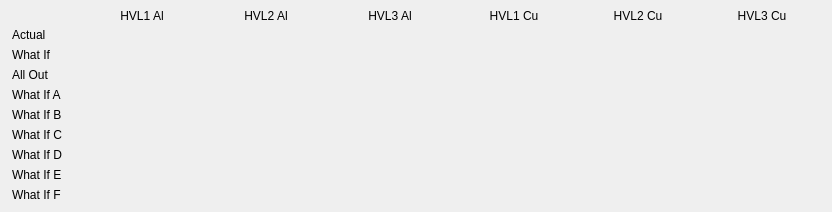
<?xml version="1.0" encoding="UTF-8"?>
<ui version="4.0">
 <class>Form</class>
 <widget class="QWidget" name="Form">
  <property name="geometry">
   <rect>
    <x>0</x>
    <y>0</y>
    <width>832</width>
    <height>212</height>
   </rect>
  </property>
  <property name="windowTitle">
   <string>Spectrum Half Value Layers</string>
  </property>
  <layout class="QVBoxLayout" name="verticalLayout">
   <property name="spacing">
    <number>60</number>
   </property>
   <property name="leftMargin">
    <number>0</number>
   </property>
   <property name="topMargin">
    <number>0</number>
   </property>
   <property name="rightMargin">
    <number>0</number>
   </property>
   <property name="bottomMargin">
    <number>0</number>
   </property>
   <item>
    <widget class="QFrame" name="mainFormFrame">
     <property name="minimumSize">
      <size>
       <width>832</width>
       <height>212</height>
      </size>
     </property>
     <layout class="QGridLayout" name="gridLayout">
      <property name="leftMargin">
       <number>12</number>
      </property>
      <property name="topMargin">
       <number>8</number>
      </property>
      <property name="rightMargin">
       <number>12</number>
      </property>
      <property name="bottomMargin">
       <number>8</number>
      </property>
      <property name="horizontalSpacing">
       <number>8</number>
      </property>
      <property name="verticalSpacing">
       <number>3</number>
      </property>
      <item row="0" column="1">
       <widget class="QLabel" name="qlabel_01">
        <property name="minimumSize">
         <size>
          <width>116</width>
          <height>15</height>
         </size>
        </property>
        <property name="maximumSize">
         <size>
          <width>16777215</width>
          <height>15</height>
         </size>
        </property>
        <property name="font">
         <font/>
        </property>
        <property name="text">
         <string>HVL1 Al</string>
        </property>
        <property name="alignment">
         <set>Qt::AlignCenter</set>
        </property>
       </widget>
      </item>
      <item row="0" column="2">
       <widget class="QLabel" name="qlabel_02">
        <property name="minimumSize">
         <size>
          <width>116</width>
          <height>15</height>
         </size>
        </property>
        <property name="maximumSize">
         <size>
          <width>16777215</width>
          <height>15</height>
         </size>
        </property>
        <property name="font">
         <font/>
        </property>
        <property name="text">
         <string>HVL2 Al</string>
        </property>
        <property name="alignment">
         <set>Qt::AlignCenter</set>
        </property>
       </widget>
      </item>
      <item row="0" column="3">
       <widget class="QLabel" name="qlabel_03">
        <property name="minimumSize">
         <size>
          <width>116</width>
          <height>15</height>
         </size>
        </property>
        <property name="maximumSize">
         <size>
          <width>16777215</width>
          <height>15</height>
         </size>
        </property>
        <property name="font">
         <font/>
        </property>
        <property name="text">
         <string>HVL3 Al</string>
        </property>
        <property name="alignment">
         <set>Qt::AlignCenter</set>
        </property>
       </widget>
      </item>
      <item row="0" column="4">
       <widget class="QLabel" name="qlabel_04">
        <property name="minimumSize">
         <size>
          <width>116</width>
          <height>15</height>
         </size>
        </property>
        <property name="maximumSize">
         <size>
          <width>16777215</width>
          <height>15</height>
         </size>
        </property>
        <property name="font">
         <font/>
        </property>
        <property name="text">
         <string>HVL1 Cu</string>
        </property>
        <property name="alignment">
         <set>Qt::AlignCenter</set>
        </property>
       </widget>
      </item>
      <item row="0" column="5">
       <widget class="QLabel" name="qlabel_05">
        <property name="minimumSize">
         <size>
          <width>116</width>
          <height>15</height>
         </size>
        </property>
        <property name="maximumSize">
         <size>
          <width>16777215</width>
          <height>15</height>
         </size>
        </property>
        <property name="font">
         <font/>
        </property>
        <property name="text">
         <string>HVL2 Cu</string>
        </property>
        <property name="alignment">
         <set>Qt::AlignCenter</set>
        </property>
       </widget>
      </item>
      <item row="0" column="6">
       <widget class="QLabel" name="qlabel_06">
        <property name="minimumSize">
         <size>
          <width>116</width>
          <height>15</height>
         </size>
        </property>
        <property name="maximumSize">
         <size>
          <width>16777215</width>
          <height>15</height>
         </size>
        </property>
        <property name="font">
         <font/>
        </property>
        <property name="text">
         <string>HVL3 Cu</string>
        </property>
        <property name="alignment">
         <set>Qt::AlignCenter</set>
        </property>
       </widget>
      </item>
      <item row="1" column="0">
       <widget class="QLabel" name="qlabel_07">
        <property name="minimumSize">
         <size>
          <width>64</width>
          <height>15</height>
         </size>
        </property>
        <property name="maximumSize">
         <size>
          <width>64</width>
          <height>15</height>
         </size>
        </property>
        <property name="text">
         <string>Actual</string>
        </property>
       </widget>
      </item>
      <item row="1" column="1">
       <widget class="QELabel" name="qelabel_01">
        <property name="minimumSize">
         <size>
          <width>116</width>
          <height>17</height>
         </size>
        </property>
        <property name="maximumSize">
         <size>
          <width>16777215</width>
          <height>17</height>
         </size>
        </property>
        <property name="alignment">
         <set>Qt::AlignRight|Qt::AlignTrailing|Qt::AlignVCenter</set>
        </property>
        <property name="variable" stdset="0">
         <string>MCTRSD01:HVL1_AL</string>
        </property>
       </widget>
      </item>
      <item row="1" column="2">
       <widget class="QELabel" name="qelabel_02">
        <property name="minimumSize">
         <size>
          <width>116</width>
          <height>17</height>
         </size>
        </property>
        <property name="maximumSize">
         <size>
          <width>16777215</width>
          <height>17</height>
         </size>
        </property>
        <property name="alignment">
         <set>Qt::AlignRight|Qt::AlignTrailing|Qt::AlignVCenter</set>
        </property>
        <property name="variable" stdset="0">
         <string>MCTRSD01:HVL2_AL</string>
        </property>
       </widget>
      </item>
      <item row="1" column="3">
       <widget class="QELabel" name="qelabel_03">
        <property name="minimumSize">
         <size>
          <width>116</width>
          <height>17</height>
         </size>
        </property>
        <property name="maximumSize">
         <size>
          <width>16777215</width>
          <height>17</height>
         </size>
        </property>
        <property name="alignment">
         <set>Qt::AlignRight|Qt::AlignTrailing|Qt::AlignVCenter</set>
        </property>
        <property name="variable" stdset="0">
         <string>MCTRSD01:HVL3_AL</string>
        </property>
       </widget>
      </item>
      <item row="1" column="4">
       <widget class="QELabel" name="qelabel_04">
        <property name="minimumSize">
         <size>
          <width>116</width>
          <height>17</height>
         </size>
        </property>
        <property name="maximumSize">
         <size>
          <width>16777215</width>
          <height>17</height>
         </size>
        </property>
        <property name="alignment">
         <set>Qt::AlignRight|Qt::AlignTrailing|Qt::AlignVCenter</set>
        </property>
        <property name="variable" stdset="0">
         <string>MCTRSD01:HVL1_CU</string>
        </property>
       </widget>
      </item>
      <item row="1" column="5">
       <widget class="QELabel" name="qelabel_05">
        <property name="minimumSize">
         <size>
          <width>116</width>
          <height>17</height>
         </size>
        </property>
        <property name="maximumSize">
         <size>
          <width>16777215</width>
          <height>17</height>
         </size>
        </property>
        <property name="alignment">
         <set>Qt::AlignRight|Qt::AlignTrailing|Qt::AlignVCenter</set>
        </property>
        <property name="variable" stdset="0">
         <string>MCTRSD01:HVL2_CU</string>
        </property>
       </widget>
      </item>
      <item row="1" column="6">
       <widget class="QELabel" name="qelabel_06">
        <property name="minimumSize">
         <size>
          <width>116</width>
          <height>17</height>
         </size>
        </property>
        <property name="maximumSize">
         <size>
          <width>16777215</width>
          <height>17</height>
         </size>
        </property>
        <property name="alignment">
         <set>Qt::AlignRight|Qt::AlignTrailing|Qt::AlignVCenter</set>
        </property>
        <property name="variable" stdset="0">
         <string>MCTRSD01:HVL3_CU</string>
        </property>
       </widget>
      </item>
      <item row="2" column="0">
       <widget class="QLabel" name="qlabel_08">
        <property name="minimumSize">
         <size>
          <width>64</width>
          <height>15</height>
         </size>
        </property>
        <property name="maximumSize">
         <size>
          <width>64</width>
          <height>15</height>
         </size>
        </property>
        <property name="text">
         <string>What If</string>
        </property>
       </widget>
      </item>
      <item row="2" column="1">
       <widget class="QELabel" name="qelabel_07">
        <property name="minimumSize">
         <size>
          <width>116</width>
          <height>17</height>
         </size>
        </property>
        <property name="maximumSize">
         <size>
          <width>16777215</width>
          <height>17</height>
         </size>
        </property>
        <property name="alignment">
         <set>Qt::AlignRight|Qt::AlignTrailing|Qt::AlignVCenter</set>
        </property>
        <property name="variable" stdset="0">
         <string>MCTRSD02:HVL1_AL</string>
        </property>
       </widget>
      </item>
      <item row="2" column="2">
       <widget class="QELabel" name="qelabel_08">
        <property name="minimumSize">
         <size>
          <width>116</width>
          <height>17</height>
         </size>
        </property>
        <property name="maximumSize">
         <size>
          <width>16777215</width>
          <height>17</height>
         </size>
        </property>
        <property name="alignment">
         <set>Qt::AlignRight|Qt::AlignTrailing|Qt::AlignVCenter</set>
        </property>
        <property name="variable" stdset="0">
         <string>MCTRSD02:HVL2_AL</string>
        </property>
       </widget>
      </item>
      <item row="2" column="3">
       <widget class="QELabel" name="qelabel_09">
        <property name="minimumSize">
         <size>
          <width>116</width>
          <height>17</height>
         </size>
        </property>
        <property name="maximumSize">
         <size>
          <width>16777215</width>
          <height>17</height>
         </size>
        </property>
        <property name="alignment">
         <set>Qt::AlignRight|Qt::AlignTrailing|Qt::AlignVCenter</set>
        </property>
        <property name="variable" stdset="0">
         <string>MCTRSD02:HVL3_AL</string>
        </property>
       </widget>
      </item>
      <item row="2" column="4">
       <widget class="QELabel" name="qelabel_10">
        <property name="minimumSize">
         <size>
          <width>116</width>
          <height>17</height>
         </size>
        </property>
        <property name="maximumSize">
         <size>
          <width>16777215</width>
          <height>17</height>
         </size>
        </property>
        <property name="alignment">
         <set>Qt::AlignRight|Qt::AlignTrailing|Qt::AlignVCenter</set>
        </property>
        <property name="variable" stdset="0">
         <string>MCTRSD02:HVL1_CU</string>
        </property>
       </widget>
      </item>
      <item row="2" column="5">
       <widget class="QELabel" name="qelabel_11">
        <property name="minimumSize">
         <size>
          <width>116</width>
          <height>17</height>
         </size>
        </property>
        <property name="maximumSize">
         <size>
          <width>16777215</width>
          <height>17</height>
         </size>
        </property>
        <property name="alignment">
         <set>Qt::AlignRight|Qt::AlignTrailing|Qt::AlignVCenter</set>
        </property>
        <property name="variable" stdset="0">
         <string>MCTRSD02:HVL2_CU</string>
        </property>
       </widget>
      </item>
      <item row="2" column="6">
       <widget class="QELabel" name="qelabel_12">
        <property name="minimumSize">
         <size>
          <width>116</width>
          <height>17</height>
         </size>
        </property>
        <property name="maximumSize">
         <size>
          <width>16777215</width>
          <height>17</height>
         </size>
        </property>
        <property name="alignment">
         <set>Qt::AlignRight|Qt::AlignTrailing|Qt::AlignVCenter</set>
        </property>
        <property name="variable" stdset="0">
         <string>MCTRSD02:HVL3_CU</string>
        </property>
       </widget>
      </item>
      <item row="3" column="0">
       <widget class="QLabel" name="qlabel_09">
        <property name="minimumSize">
         <size>
          <width>64</width>
          <height>15</height>
         </size>
        </property>
        <property name="maximumSize">
         <size>
          <width>64</width>
          <height>15</height>
         </size>
        </property>
        <property name="text">
         <string>All Out</string>
        </property>
       </widget>
      </item>
      <item row="3" column="1">
       <widget class="QELabel" name="qelabel_13">
        <property name="minimumSize">
         <size>
          <width>116</width>
          <height>17</height>
         </size>
        </property>
        <property name="maximumSize">
         <size>
          <width>16777215</width>
          <height>17</height>
         </size>
        </property>
        <property name="alignment">
         <set>Qt::AlignRight|Qt::AlignTrailing|Qt::AlignVCenter</set>
        </property>
        <property name="variable" stdset="0">
         <string>MCTRSD03:HVL1_AL</string>
        </property>
       </widget>
      </item>
      <item row="3" column="2">
       <widget class="QELabel" name="qelabel_14">
        <property name="minimumSize">
         <size>
          <width>116</width>
          <height>17</height>
         </size>
        </property>
        <property name="maximumSize">
         <size>
          <width>16777215</width>
          <height>17</height>
         </size>
        </property>
        <property name="alignment">
         <set>Qt::AlignRight|Qt::AlignTrailing|Qt::AlignVCenter</set>
        </property>
        <property name="variable" stdset="0">
         <string>MCTRSD03:HVL2_AL</string>
        </property>
       </widget>
      </item>
      <item row="3" column="3">
       <widget class="QELabel" name="qelabel_15">
        <property name="minimumSize">
         <size>
          <width>116</width>
          <height>17</height>
         </size>
        </property>
        <property name="maximumSize">
         <size>
          <width>16777215</width>
          <height>17</height>
         </size>
        </property>
        <property name="alignment">
         <set>Qt::AlignRight|Qt::AlignTrailing|Qt::AlignVCenter</set>
        </property>
        <property name="variable" stdset="0">
         <string>MCTRSD03:HVL3_AL</string>
        </property>
       </widget>
      </item>
      <item row="3" column="4">
       <widget class="QELabel" name="qelabel_16">
        <property name="minimumSize">
         <size>
          <width>116</width>
          <height>17</height>
         </size>
        </property>
        <property name="maximumSize">
         <size>
          <width>16777215</width>
          <height>17</height>
         </size>
        </property>
        <property name="alignment">
         <set>Qt::AlignRight|Qt::AlignTrailing|Qt::AlignVCenter</set>
        </property>
        <property name="variable" stdset="0">
         <string>MCTRSD03:HVL1_CU</string>
        </property>
       </widget>
      </item>
      <item row="3" column="5">
       <widget class="QELabel" name="qelabel_17">
        <property name="minimumSize">
         <size>
          <width>116</width>
          <height>17</height>
         </size>
        </property>
        <property name="maximumSize">
         <size>
          <width>16777215</width>
          <height>17</height>
         </size>
        </property>
        <property name="alignment">
         <set>Qt::AlignRight|Qt::AlignTrailing|Qt::AlignVCenter</set>
        </property>
        <property name="variable" stdset="0">
         <string>MCTRSD03:HVL2_CU</string>
        </property>
       </widget>
      </item>
      <item row="3" column="6">
       <widget class="QELabel" name="qelabel_18">
        <property name="minimumSize">
         <size>
          <width>116</width>
          <height>17</height>
         </size>
        </property>
        <property name="maximumSize">
         <size>
          <width>16777215</width>
          <height>17</height>
         </size>
        </property>
        <property name="alignment">
         <set>Qt::AlignRight|Qt::AlignTrailing|Qt::AlignVCenter</set>
        </property>
        <property name="variable" stdset="0">
         <string>MCTRSD03:HVL3_CU</string>
        </property>
       </widget>
      </item>
      <item row="4" column="0">
       <widget class="QLabel" name="qlabel_10">
        <property name="minimumSize">
         <size>
          <width>64</width>
          <height>15</height>
         </size>
        </property>
        <property name="maximumSize">
         <size>
          <width>64</width>
          <height>15</height>
         </size>
        </property>
        <property name="text">
         <string>What If A</string>
        </property>
       </widget>
      </item>
      <item row="4" column="1">
       <widget class="QELabel" name="qelabel_19">
        <property name="minimumSize">
         <size>
          <width>116</width>
          <height>17</height>
         </size>
        </property>
        <property name="maximumSize">
         <size>
          <width>16777215</width>
          <height>17</height>
         </size>
        </property>
        <property name="alignment">
         <set>Qt::AlignRight|Qt::AlignTrailing|Qt::AlignVCenter</set>
        </property>
        <property name="variable" stdset="0">
         <string>MCTRSD04:HVL1_AL</string>
        </property>
       </widget>
      </item>
      <item row="4" column="2">
       <widget class="QELabel" name="qelabel_20">
        <property name="minimumSize">
         <size>
          <width>116</width>
          <height>17</height>
         </size>
        </property>
        <property name="maximumSize">
         <size>
          <width>16777215</width>
          <height>17</height>
         </size>
        </property>
        <property name="alignment">
         <set>Qt::AlignRight|Qt::AlignTrailing|Qt::AlignVCenter</set>
        </property>
        <property name="variable" stdset="0">
         <string>MCTRSD04:HVL2_AL</string>
        </property>
       </widget>
      </item>
      <item row="4" column="3">
       <widget class="QELabel" name="qelabel_21">
        <property name="minimumSize">
         <size>
          <width>116</width>
          <height>17</height>
         </size>
        </property>
        <property name="maximumSize">
         <size>
          <width>16777215</width>
          <height>17</height>
         </size>
        </property>
        <property name="alignment">
         <set>Qt::AlignRight|Qt::AlignTrailing|Qt::AlignVCenter</set>
        </property>
        <property name="variable" stdset="0">
         <string>MCTRSD04:HVL3_AL</string>
        </property>
       </widget>
      </item>
      <item row="4" column="4">
       <widget class="QELabel" name="qelabel_22">
        <property name="minimumSize">
         <size>
          <width>116</width>
          <height>17</height>
         </size>
        </property>
        <property name="maximumSize">
         <size>
          <width>16777215</width>
          <height>17</height>
         </size>
        </property>
        <property name="alignment">
         <set>Qt::AlignRight|Qt::AlignTrailing|Qt::AlignVCenter</set>
        </property>
        <property name="variable" stdset="0">
         <string>MCTRSD04:HVL1_CU</string>
        </property>
       </widget>
      </item>
      <item row="4" column="5">
       <widget class="QELabel" name="qelabel_23">
        <property name="minimumSize">
         <size>
          <width>116</width>
          <height>17</height>
         </size>
        </property>
        <property name="maximumSize">
         <size>
          <width>16777215</width>
          <height>17</height>
         </size>
        </property>
        <property name="alignment">
         <set>Qt::AlignRight|Qt::AlignTrailing|Qt::AlignVCenter</set>
        </property>
        <property name="variable" stdset="0">
         <string>MCTRSD04:HVL2_CU</string>
        </property>
       </widget>
      </item>
      <item row="4" column="6">
       <widget class="QELabel" name="qelabel_24">
        <property name="minimumSize">
         <size>
          <width>116</width>
          <height>17</height>
         </size>
        </property>
        <property name="maximumSize">
         <size>
          <width>16777215</width>
          <height>17</height>
         </size>
        </property>
        <property name="alignment">
         <set>Qt::AlignRight|Qt::AlignTrailing|Qt::AlignVCenter</set>
        </property>
        <property name="variable" stdset="0">
         <string>MCTRSD04:HVL3_CU</string>
        </property>
       </widget>
      </item>
      <item row="5" column="0">
       <widget class="QLabel" name="qlabel_11">
        <property name="minimumSize">
         <size>
          <width>64</width>
          <height>15</height>
         </size>
        </property>
        <property name="maximumSize">
         <size>
          <width>64</width>
          <height>15</height>
         </size>
        </property>
        <property name="text">
         <string>What If B</string>
        </property>
       </widget>
      </item>
      <item row="5" column="1">
       <widget class="QELabel" name="qelabel_25">
        <property name="minimumSize">
         <size>
          <width>116</width>
          <height>17</height>
         </size>
        </property>
        <property name="maximumSize">
         <size>
          <width>16777215</width>
          <height>17</height>
         </size>
        </property>
        <property name="alignment">
         <set>Qt::AlignRight|Qt::AlignTrailing|Qt::AlignVCenter</set>
        </property>
        <property name="variable" stdset="0">
         <string>MCTRSD05:HVL1_AL</string>
        </property>
       </widget>
      </item>
      <item row="5" column="2">
       <widget class="QELabel" name="qelabel_26">
        <property name="minimumSize">
         <size>
          <width>116</width>
          <height>17</height>
         </size>
        </property>
        <property name="maximumSize">
         <size>
          <width>16777215</width>
          <height>17</height>
         </size>
        </property>
        <property name="alignment">
         <set>Qt::AlignRight|Qt::AlignTrailing|Qt::AlignVCenter</set>
        </property>
        <property name="variable" stdset="0">
         <string>MCTRSD05:HVL2_AL</string>
        </property>
       </widget>
      </item>
      <item row="5" column="3">
       <widget class="QELabel" name="qelabel_27">
        <property name="minimumSize">
         <size>
          <width>116</width>
          <height>17</height>
         </size>
        </property>
        <property name="maximumSize">
         <size>
          <width>16777215</width>
          <height>17</height>
         </size>
        </property>
        <property name="alignment">
         <set>Qt::AlignRight|Qt::AlignTrailing|Qt::AlignVCenter</set>
        </property>
        <property name="variable" stdset="0">
         <string>MCTRSD05:HVL3_AL</string>
        </property>
       </widget>
      </item>
      <item row="5" column="4">
       <widget class="QELabel" name="qelabel_28">
        <property name="minimumSize">
         <size>
          <width>116</width>
          <height>17</height>
         </size>
        </property>
        <property name="maximumSize">
         <size>
          <width>16777215</width>
          <height>17</height>
         </size>
        </property>
        <property name="alignment">
         <set>Qt::AlignRight|Qt::AlignTrailing|Qt::AlignVCenter</set>
        </property>
        <property name="variable" stdset="0">
         <string>MCTRSD05:HVL1_CU</string>
        </property>
       </widget>
      </item>
      <item row="5" column="5">
       <widget class="QELabel" name="qelabel_29">
        <property name="minimumSize">
         <size>
          <width>116</width>
          <height>17</height>
         </size>
        </property>
        <property name="maximumSize">
         <size>
          <width>16777215</width>
          <height>17</height>
         </size>
        </property>
        <property name="alignment">
         <set>Qt::AlignRight|Qt::AlignTrailing|Qt::AlignVCenter</set>
        </property>
        <property name="variable" stdset="0">
         <string>MCTRSD05:HVL2_CU</string>
        </property>
       </widget>
      </item>
      <item row="5" column="6">
       <widget class="QELabel" name="qelabel_30">
        <property name="minimumSize">
         <size>
          <width>116</width>
          <height>17</height>
         </size>
        </property>
        <property name="maximumSize">
         <size>
          <width>16777215</width>
          <height>17</height>
         </size>
        </property>
        <property name="alignment">
         <set>Qt::AlignRight|Qt::AlignTrailing|Qt::AlignVCenter</set>
        </property>
        <property name="variable" stdset="0">
         <string>MCTRSD05:HVL3_CU</string>
        </property>
       </widget>
      </item>
      <item row="6" column="0">
       <widget class="QLabel" name="qlabel_12">
        <property name="minimumSize">
         <size>
          <width>64</width>
          <height>15</height>
         </size>
        </property>
        <property name="maximumSize">
         <size>
          <width>64</width>
          <height>15</height>
         </size>
        </property>
        <property name="text">
         <string>What If C</string>
        </property>
       </widget>
      </item>
      <item row="6" column="1">
       <widget class="QELabel" name="qelabel_31">
        <property name="minimumSize">
         <size>
          <width>116</width>
          <height>17</height>
         </size>
        </property>
        <property name="maximumSize">
         <size>
          <width>16777215</width>
          <height>17</height>
         </size>
        </property>
        <property name="alignment">
         <set>Qt::AlignRight|Qt::AlignTrailing|Qt::AlignVCenter</set>
        </property>
        <property name="variable" stdset="0">
         <string>MCTRSD05:HVL1_AL</string>
        </property>
       </widget>
      </item>
      <item row="6" column="2">
       <widget class="QELabel" name="qelabel_32">
        <property name="minimumSize">
         <size>
          <width>116</width>
          <height>17</height>
         </size>
        </property>
        <property name="maximumSize">
         <size>
          <width>16777215</width>
          <height>17</height>
         </size>
        </property>
        <property name="alignment">
         <set>Qt::AlignRight|Qt::AlignTrailing|Qt::AlignVCenter</set>
        </property>
        <property name="variable" stdset="0">
         <string>MCTRSD05:HVL2_AL</string>
        </property>
       </widget>
      </item>
      <item row="6" column="3">
       <widget class="QELabel" name="qelabel_33">
        <property name="minimumSize">
         <size>
          <width>116</width>
          <height>17</height>
         </size>
        </property>
        <property name="maximumSize">
         <size>
          <width>16777215</width>
          <height>17</height>
         </size>
        </property>
        <property name="alignment">
         <set>Qt::AlignRight|Qt::AlignTrailing|Qt::AlignVCenter</set>
        </property>
        <property name="variable" stdset="0">
         <string>MCTRSD05:HVL3_AL</string>
        </property>
       </widget>
      </item>
      <item row="6" column="4">
       <widget class="QELabel" name="qelabel_34">
        <property name="minimumSize">
         <size>
          <width>116</width>
          <height>17</height>
         </size>
        </property>
        <property name="maximumSize">
         <size>
          <width>16777215</width>
          <height>17</height>
         </size>
        </property>
        <property name="alignment">
         <set>Qt::AlignRight|Qt::AlignTrailing|Qt::AlignVCenter</set>
        </property>
        <property name="variable" stdset="0">
         <string>MCTRSD05:HVL1_CU</string>
        </property>
       </widget>
      </item>
      <item row="6" column="5">
       <widget class="QELabel" name="qelabel_35">
        <property name="minimumSize">
         <size>
          <width>116</width>
          <height>17</height>
         </size>
        </property>
        <property name="maximumSize">
         <size>
          <width>16777215</width>
          <height>17</height>
         </size>
        </property>
        <property name="alignment">
         <set>Qt::AlignRight|Qt::AlignTrailing|Qt::AlignVCenter</set>
        </property>
        <property name="variable" stdset="0">
         <string>MCTRSD05:HVL2_CU</string>
        </property>
       </widget>
      </item>
      <item row="6" column="6">
       <widget class="QELabel" name="qelabel_36">
        <property name="minimumSize">
         <size>
          <width>116</width>
          <height>17</height>
         </size>
        </property>
        <property name="maximumSize">
         <size>
          <width>16777215</width>
          <height>17</height>
         </size>
        </property>
        <property name="alignment">
         <set>Qt::AlignRight|Qt::AlignTrailing|Qt::AlignVCenter</set>
        </property>
        <property name="variable" stdset="0">
         <string>MCTRSD05:HVL3_CU</string>
        </property>
       </widget>
      </item>
      <item row="7" column="0">
       <widget class="QLabel" name="qlabel_13">
        <property name="minimumSize">
         <size>
          <width>64</width>
          <height>15</height>
         </size>
        </property>
        <property name="maximumSize">
         <size>
          <width>64</width>
          <height>15</height>
         </size>
        </property>
        <property name="text">
         <string>What If D</string>
        </property>
       </widget>
      </item>
      <item row="7" column="1">
       <widget class="QELabel" name="qelabel_37">
        <property name="minimumSize">
         <size>
          <width>116</width>
          <height>17</height>
         </size>
        </property>
        <property name="maximumSize">
         <size>
          <width>16777215</width>
          <height>17</height>
         </size>
        </property>
        <property name="alignment">
         <set>Qt::AlignRight|Qt::AlignTrailing|Qt::AlignVCenter</set>
        </property>
        <property name="variable" stdset="0">
         <string>MCTRSD07:HVL1_AL</string>
        </property>
       </widget>
      </item>
      <item row="7" column="2">
       <widget class="QELabel" name="qelabel_38">
        <property name="minimumSize">
         <size>
          <width>116</width>
          <height>17</height>
         </size>
        </property>
        <property name="maximumSize">
         <size>
          <width>16777215</width>
          <height>17</height>
         </size>
        </property>
        <property name="alignment">
         <set>Qt::AlignRight|Qt::AlignTrailing|Qt::AlignVCenter</set>
        </property>
        <property name="variable" stdset="0">
         <string>MCTRSD07:HVL2_AL</string>
        </property>
       </widget>
      </item>
      <item row="7" column="3">
       <widget class="QELabel" name="qelabel_39">
        <property name="minimumSize">
         <size>
          <width>116</width>
          <height>17</height>
         </size>
        </property>
        <property name="maximumSize">
         <size>
          <width>16777215</width>
          <height>17</height>
         </size>
        </property>
        <property name="alignment">
         <set>Qt::AlignRight|Qt::AlignTrailing|Qt::AlignVCenter</set>
        </property>
        <property name="variable" stdset="0">
         <string>MCTRSD07:HVL3_AL</string>
        </property>
       </widget>
      </item>
      <item row="7" column="4">
       <widget class="QELabel" name="qelabel_40">
        <property name="minimumSize">
         <size>
          <width>116</width>
          <height>17</height>
         </size>
        </property>
        <property name="maximumSize">
         <size>
          <width>16777215</width>
          <height>17</height>
         </size>
        </property>
        <property name="alignment">
         <set>Qt::AlignRight|Qt::AlignTrailing|Qt::AlignVCenter</set>
        </property>
        <property name="variable" stdset="0">
         <string>MCTRSD07:HVL1_CU</string>
        </property>
       </widget>
      </item>
      <item row="7" column="5">
       <widget class="QELabel" name="qelabel_41">
        <property name="minimumSize">
         <size>
          <width>116</width>
          <height>17</height>
         </size>
        </property>
        <property name="maximumSize">
         <size>
          <width>16777215</width>
          <height>17</height>
         </size>
        </property>
        <property name="alignment">
         <set>Qt::AlignRight|Qt::AlignTrailing|Qt::AlignVCenter</set>
        </property>
        <property name="variable" stdset="0">
         <string>MCTRSD07:HVL2_CU</string>
        </property>
       </widget>
      </item>
      <item row="7" column="6">
       <widget class="QELabel" name="qelabel_42">
        <property name="minimumSize">
         <size>
          <width>116</width>
          <height>17</height>
         </size>
        </property>
        <property name="maximumSize">
         <size>
          <width>16777215</width>
          <height>17</height>
         </size>
        </property>
        <property name="alignment">
         <set>Qt::AlignRight|Qt::AlignTrailing|Qt::AlignVCenter</set>
        </property>
        <property name="variable" stdset="0">
         <string>MCTRSD07:HVL3_CU</string>
        </property>
       </widget>
      </item>
      <item row="8" column="0">
       <widget class="QLabel" name="qlabel_14">
        <property name="minimumSize">
         <size>
          <width>64</width>
          <height>15</height>
         </size>
        </property>
        <property name="maximumSize">
         <size>
          <width>64</width>
          <height>15</height>
         </size>
        </property>
        <property name="text">
         <string>What If E</string>
        </property>
       </widget>
      </item>
      <item row="8" column="1">
       <widget class="QELabel" name="qelabel_43">
        <property name="minimumSize">
         <size>
          <width>116</width>
          <height>17</height>
         </size>
        </property>
        <property name="maximumSize">
         <size>
          <width>16777215</width>
          <height>17</height>
         </size>
        </property>
        <property name="alignment">
         <set>Qt::AlignRight|Qt::AlignTrailing|Qt::AlignVCenter</set>
        </property>
        <property name="variable" stdset="0">
         <string>MCTRSD08:HVL1_AL</string>
        </property>
       </widget>
      </item>
      <item row="8" column="2">
       <widget class="QELabel" name="qelabel_44">
        <property name="minimumSize">
         <size>
          <width>116</width>
          <height>17</height>
         </size>
        </property>
        <property name="maximumSize">
         <size>
          <width>16777215</width>
          <height>17</height>
         </size>
        </property>
        <property name="alignment">
         <set>Qt::AlignRight|Qt::AlignTrailing|Qt::AlignVCenter</set>
        </property>
        <property name="variable" stdset="0">
         <string>MCTRSD08:HVL2_AL</string>
        </property>
       </widget>
      </item>
      <item row="8" column="3">
       <widget class="QELabel" name="qelabel_45">
        <property name="minimumSize">
         <size>
          <width>116</width>
          <height>17</height>
         </size>
        </property>
        <property name="maximumSize">
         <size>
          <width>16777215</width>
          <height>17</height>
         </size>
        </property>
        <property name="alignment">
         <set>Qt::AlignRight|Qt::AlignTrailing|Qt::AlignVCenter</set>
        </property>
        <property name="variable" stdset="0">
         <string>MCTRSD08:HVL3_AL</string>
        </property>
       </widget>
      </item>
      <item row="8" column="4">
       <widget class="QELabel" name="qelabel_46">
        <property name="minimumSize">
         <size>
          <width>116</width>
          <height>17</height>
         </size>
        </property>
        <property name="maximumSize">
         <size>
          <width>16777215</width>
          <height>17</height>
         </size>
        </property>
        <property name="alignment">
         <set>Qt::AlignRight|Qt::AlignTrailing|Qt::AlignVCenter</set>
        </property>
        <property name="variable" stdset="0">
         <string>MCTRSD08:HVL1_CU</string>
        </property>
       </widget>
      </item>
      <item row="8" column="5">
       <widget class="QELabel" name="qelabel_47">
        <property name="minimumSize">
         <size>
          <width>116</width>
          <height>17</height>
         </size>
        </property>
        <property name="maximumSize">
         <size>
          <width>16777215</width>
          <height>17</height>
         </size>
        </property>
        <property name="alignment">
         <set>Qt::AlignRight|Qt::AlignTrailing|Qt::AlignVCenter</set>
        </property>
        <property name="variable" stdset="0">
         <string>MCTRSD08:HVL2_CU</string>
        </property>
       </widget>
      </item>
      <item row="8" column="6">
       <widget class="QELabel" name="qelabel_48">
        <property name="minimumSize">
         <size>
          <width>116</width>
          <height>17</height>
         </size>
        </property>
        <property name="maximumSize">
         <size>
          <width>16777215</width>
          <height>17</height>
         </size>
        </property>
        <property name="alignment">
         <set>Qt::AlignRight|Qt::AlignTrailing|Qt::AlignVCenter</set>
        </property>
        <property name="variable" stdset="0">
         <string>MCTRSD08:HVL3_CU</string>
        </property>
       </widget>
      </item>
      <item row="9" column="0">
       <widget class="QLabel" name="qlabel_15">
        <property name="minimumSize">
         <size>
          <width>64</width>
          <height>15</height>
         </size>
        </property>
        <property name="maximumSize">
         <size>
          <width>64</width>
          <height>15</height>
         </size>
        </property>
        <property name="text">
         <string>What If F</string>
        </property>
       </widget>
      </item>
      <item row="9" column="1">
       <widget class="QELabel" name="qelabel_49">
        <property name="minimumSize">
         <size>
          <width>116</width>
          <height>17</height>
         </size>
        </property>
        <property name="maximumSize">
         <size>
          <width>16777215</width>
          <height>17</height>
         </size>
        </property>
        <property name="alignment">
         <set>Qt::AlignRight|Qt::AlignTrailing|Qt::AlignVCenter</set>
        </property>
        <property name="variable" stdset="0">
         <string>MCTRSD09:HVL1_AL</string>
        </property>
       </widget>
      </item>
      <item row="9" column="2">
       <widget class="QELabel" name="qelabel_50">
        <property name="minimumSize">
         <size>
          <width>116</width>
          <height>17</height>
         </size>
        </property>
        <property name="maximumSize">
         <size>
          <width>16777215</width>
          <height>17</height>
         </size>
        </property>
        <property name="alignment">
         <set>Qt::AlignRight|Qt::AlignTrailing|Qt::AlignVCenter</set>
        </property>
        <property name="variable" stdset="0">
         <string>MCTRSD09:HVL2_AL</string>
        </property>
       </widget>
      </item>
      <item row="9" column="3">
       <widget class="QELabel" name="qelabel_51">
        <property name="minimumSize">
         <size>
          <width>116</width>
          <height>17</height>
         </size>
        </property>
        <property name="maximumSize">
         <size>
          <width>16777215</width>
          <height>17</height>
         </size>
        </property>
        <property name="alignment">
         <set>Qt::AlignRight|Qt::AlignTrailing|Qt::AlignVCenter</set>
        </property>
        <property name="variable" stdset="0">
         <string>MCTRSD09:HVL3_AL</string>
        </property>
       </widget>
      </item>
      <item row="9" column="4">
       <widget class="QELabel" name="qelabel_52">
        <property name="minimumSize">
         <size>
          <width>116</width>
          <height>17</height>
         </size>
        </property>
        <property name="maximumSize">
         <size>
          <width>16777215</width>
          <height>17</height>
         </size>
        </property>
        <property name="alignment">
         <set>Qt::AlignRight|Qt::AlignTrailing|Qt::AlignVCenter</set>
        </property>
        <property name="variable" stdset="0">
         <string>MCTRSD09:HVL1_CU</string>
        </property>
       </widget>
      </item>
      <item row="9" column="5">
       <widget class="QELabel" name="qelabel_53">
        <property name="minimumSize">
         <size>
          <width>116</width>
          <height>17</height>
         </size>
        </property>
        <property name="maximumSize">
         <size>
          <width>16777215</width>
          <height>17</height>
         </size>
        </property>
        <property name="alignment">
         <set>Qt::AlignRight|Qt::AlignTrailing|Qt::AlignVCenter</set>
        </property>
        <property name="variable" stdset="0">
         <string>MCTRSD09:HVL2_CU</string>
        </property>
       </widget>
      </item>
      <item row="9" column="6">
       <widget class="QELabel" name="qelabel_54">
        <property name="minimumSize">
         <size>
          <width>116</width>
          <height>17</height>
         </size>
        </property>
        <property name="maximumSize">
         <size>
          <width>16777215</width>
          <height>17</height>
         </size>
        </property>
        <property name="alignment">
         <set>Qt::AlignRight|Qt::AlignTrailing|Qt::AlignVCenter</set>
        </property>
        <property name="variable" stdset="0">
         <string>MCTRSD09:HVL3_CU</string>
        </property>
       </widget>
      </item>
     </layout>
    </widget>
   </item>
  </layout>
 </widget>
 <customwidgets>
  <customwidget>
   <class>QELabel</class>
   <extends>QLabel</extends>
   <header>QELabel.h</header>
  </customwidget>
 </customwidgets>
 <resources/>
 <connections/>
</ui>
